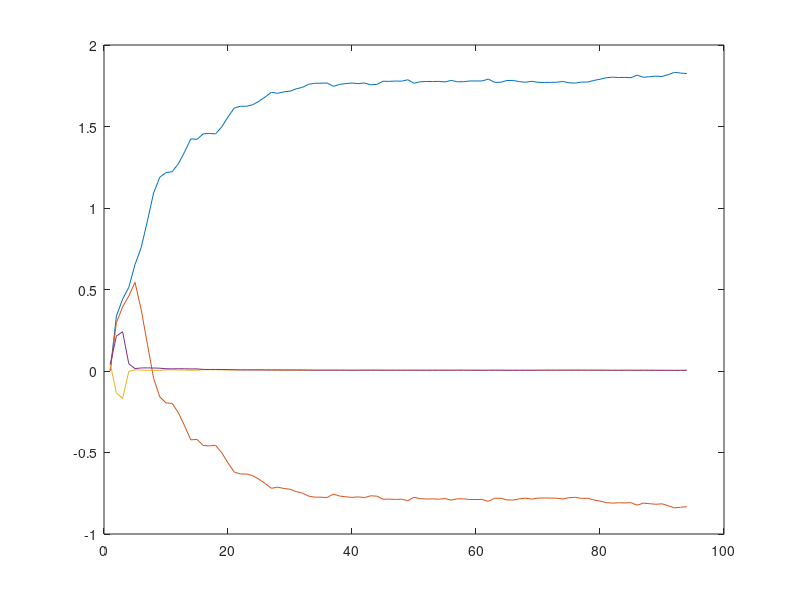
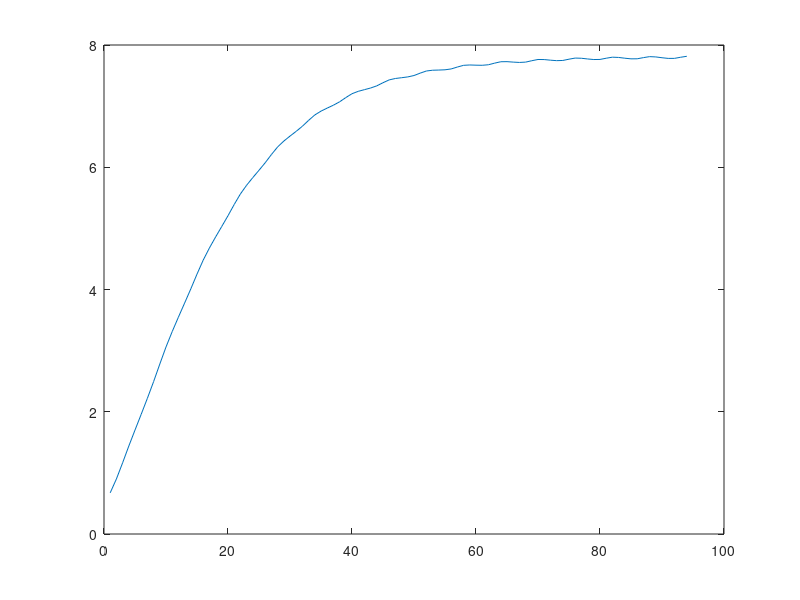
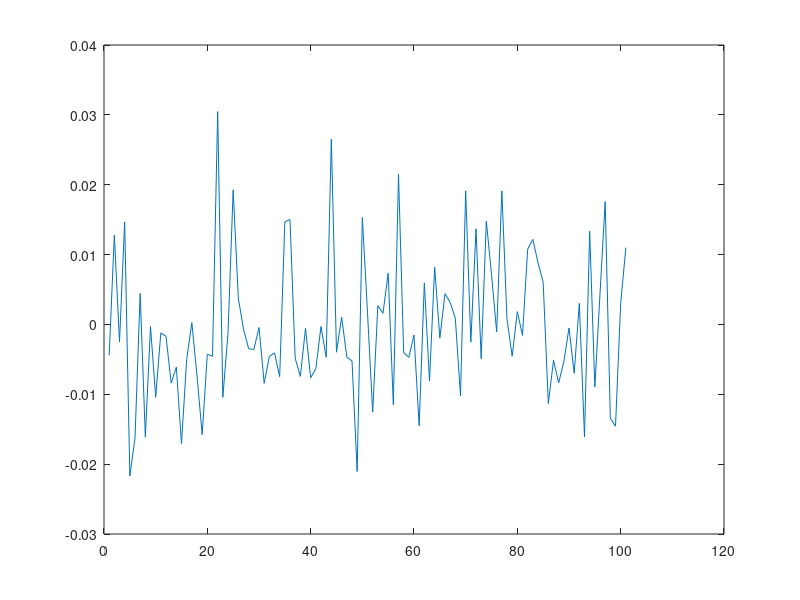

Write the MATLAB code that produced these figures, in order.
% Author:   YangXiaoSheng
% Date:     2018/4/9
 
%init inputs and outputs of system
y_2 = 0;  %y*z^-2
y_1 = 0;  %y*z^-1
y_0 = 0;  %y*z^0
u_1 = 0;  %u*z^-1
u_0 = 0;  %u*z^0
Y_m = [];
Fai_m = [];
m = 6;
p = 0.95;
Y_data = [];
Y_data_noise = [];
Theta_data = [];

noise= 0.01*randn(1,101);
for i=0:100
    %input signal
    u_0 = u_0 + 1;
    if(u_0 > 10)
        u_0 = 5;
    end
%    u_0 = -5*cos(i*2*pi/5)+5;
    %cauclate output of system
    y_0 = [y_1,y_2,u_0,u_1]*[-2;-1;2;1];
    y_0 = [y_1,y_2,u_0,u_1]*[1.81;-0.8187;0.004377;0.004679];
    y_0_noise = y_0 + noise(i+1);
    
    if(i<=m)
        Y_m=[Y_m;y_0_noise];
        Fai_m = [Fai_m;y_1,y_2,u_0,u_1];
        if(i==m)
%            Theta_last = (Fai_m'*Fai_m)^(-1)*Fai_m'*Y_m;
%            P_last = (Fai_m'*Fai_m)^(-1);
            Theta_last = [0;0;0;0];
            P_last = 100*[1 0 0 0;0 1 0 0;0 0 1 0;0 0 0 1];
        end
    else
        Fai_now = [y_1;y_2;u_0;u_1];

        G_now = P_last*Fai_now/(p+Fai_now'*P_last*Fai_now);
        P_now = (P_last-G_now*Fai_now'*P_last)/p;
        Y_now = y_0_noise;
        Theta_now = Theta_last+G_now*(Y_now-Fai_now'*Theta_last);

        %save state for next time
        G_last = G_now;
        P_last = P_now;
        Fai_last = Fai_now;
        Theta_last = Theta_now;
        
        Theta_data = [Theta_data,Theta_now];
        Y_data = [Y_data;y_0];
        Y_data_noise = [Y_data_noise;y_0_noise];
    end
    
    %save state for next time
    y_2 = y_1;
    y_1 = y_0;
    u_1 = u_0;
end
figure(1);
plot(Theta_data(1,:));
hold on;
plot(Theta_data(2,:));
plot(Theta_data(3,:));
plot(Theta_data(4,:));
hold off;
figure(2);
plot(Y_data);
figure(3);
plot(noise);

